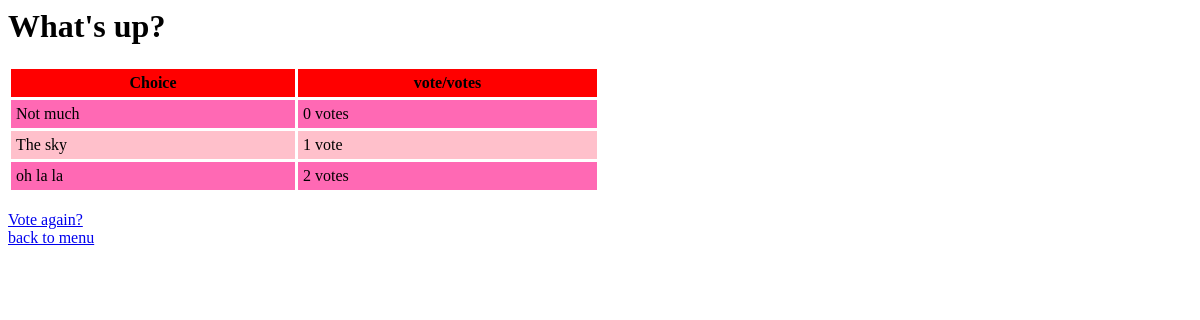
Page /polls/1/results/ on the committed database.
### polls/models.py (models this page shows, shortened)
@python_2_unicode_compatible
class Question(models.Model):
    question_text = models.CharField(max_length=200)
    pub_date = models.DateTimeField('date published')

@python_2_unicode_compatible
class Choice(models.Model):
    question = models.ForeignKey(Question, on_delete=models.CASCADE)
    choice_text = models.CharField(max_length=200)
    votes = models.IntegerField(default=0)

### polls/views.py (the view)
# urls.py: url(r'^(?P<question_id>[0-9]+)/results/$', views.results, name='results'),
def results(request, question_id):
    question = get_object_or_404(Question, pk=question_id)
    return render(request, 'polls/results.html', {'question': question})

### polls/templates/polls/results.html (shortened to what this page needs)
<html>
<head>
</head>
<body>
<h1>{{ question.question_text }}</h1>
<table id="t01">
  <tr>
    <th>Choice</th>
    <th>vote/votes</th>
  </tr>
{% for choice in question.choice_set.all %}
  <tr>
    <td>{{ choice.choice_text }}</td>
    <td>{{ choice.votes }} vote{{ choice.votes|pluralize }}</td>
  </tr>
{% endfor %}
</table>
<br><a href="{% url 'polls:detail' question.id %}">Vote again?</a>
<br><a href="{% url 'polls:index' %}"> back to menu </a>
</body>
</html>

### polls/templates/polls/results.html (style rules this page uses)
table { width:50%; }
table, th, td { border: 3px solid white; border-collapse: collapse; }
th, td { padding: 5px; }
table#t01 tr:nth-child(even) { background-color: #FF69B4; }
table#t01 tr:nth-child(odd) { background-color:#FFC0CB; }
table#t01 th { background-color: red; color:black; }

### rows in the picture
Question: question_text "What's up?"
Choice: choice_text "Not much", votes "0"
Choice: choice_text "The sky", votes "1"
Choice: choice_text "oh la la", votes "2"
